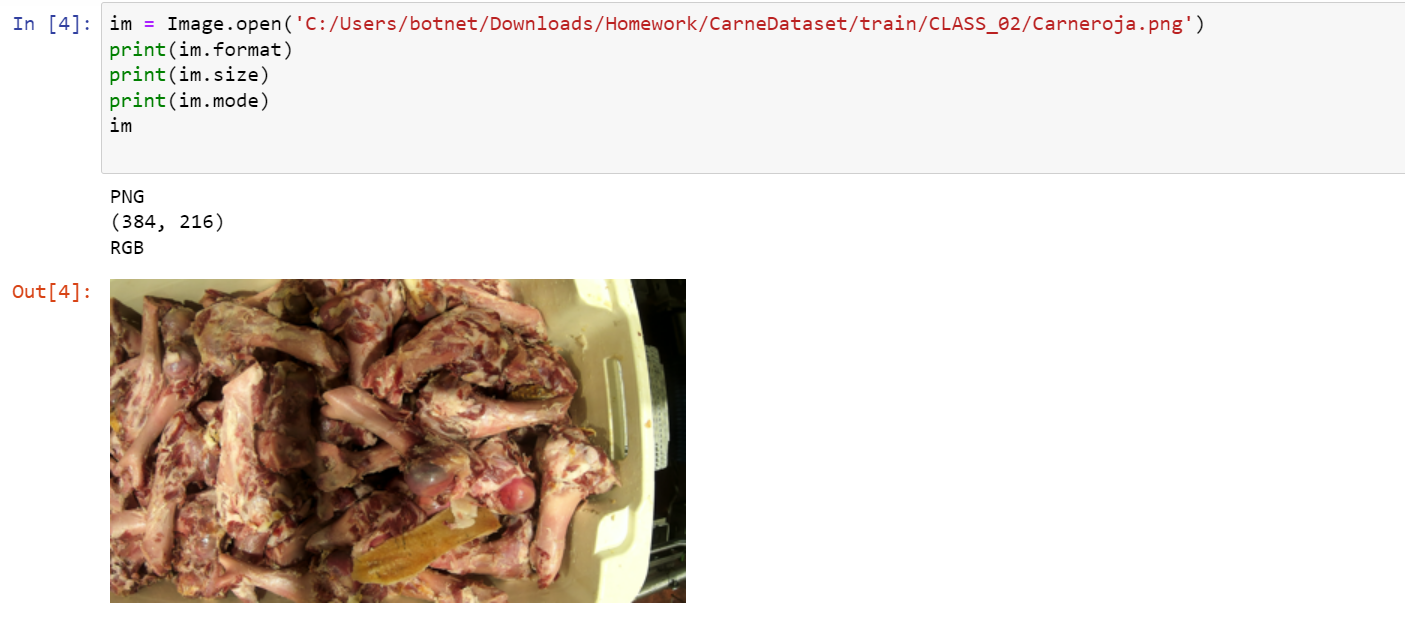
#> input picture Carne1.png, 1405 x 628 px, given in place of Carneroja.png, which was not available
$ jupyter execute --allow-errors recuperada.ipynb   (shell and % lines are left out)
#> lines starting #> are read from the running program, lines starting #| are printed output that depends on the picture; pictures that were not available may be replaced by others from this repository, and a replacement may not be noted
[cell 1]
import os
print(os.listdir("C:/Users/botnet/Downloads/Homework/CarneDataset"))

[cell 2]
import os
print(os.listdir("C:/Users/botnet/Downloads/Homework/CarneDataset/train"))
import tensorflow as tf
import tensorflow as tf
#> (the rest of this cell did not finish here and is left out)

[cell 3]
from PIL import Image
import numpy as np

im = np.array(Image.open('C:/Users/botnet/Downloads/Homework/CarneDataset/train/CLASS_02/Carneroja.png'))
#> im is the input picture: shape (628, 1405, 4); mean R, G, B, A 227.9, 219.8, 213, 255

im_R = im.copy()
im_R[:, :, (1, 2)] = 0
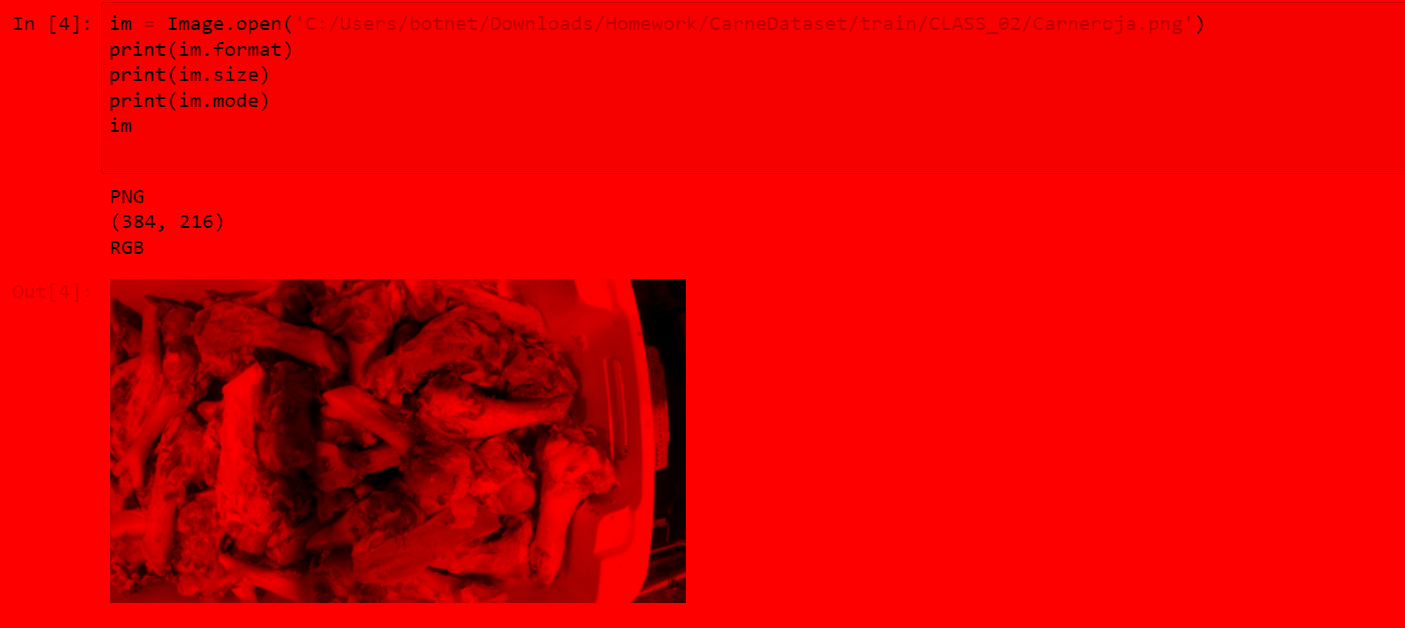
#> im_R: shape (628, 1405, 4); mean R, G, B, A 227.9, 0, 0, 255
im_G = im.copy()
im_G[:, :, (0, 2)] = 0
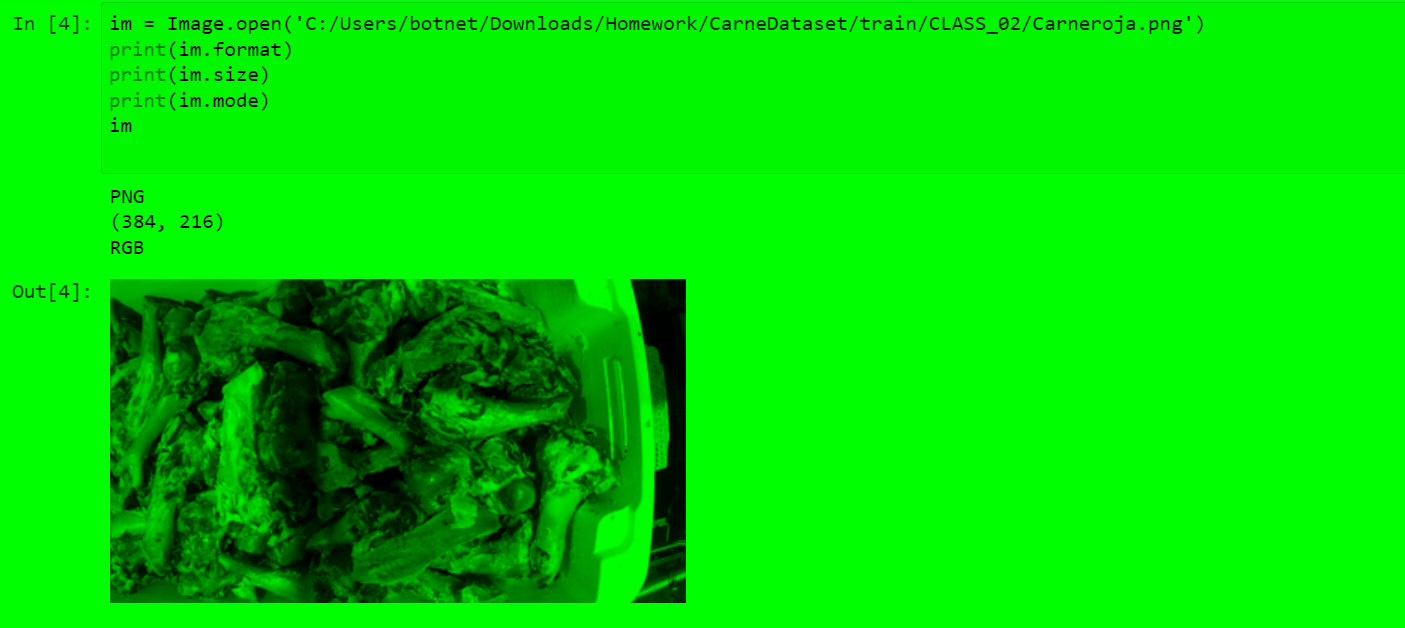
#> im_G: shape (628, 1405, 4); mean R, G, B, A 0, 219.8, 0, 255
im_B = im.copy()
im_B[:, :, (0, 1)] = 0
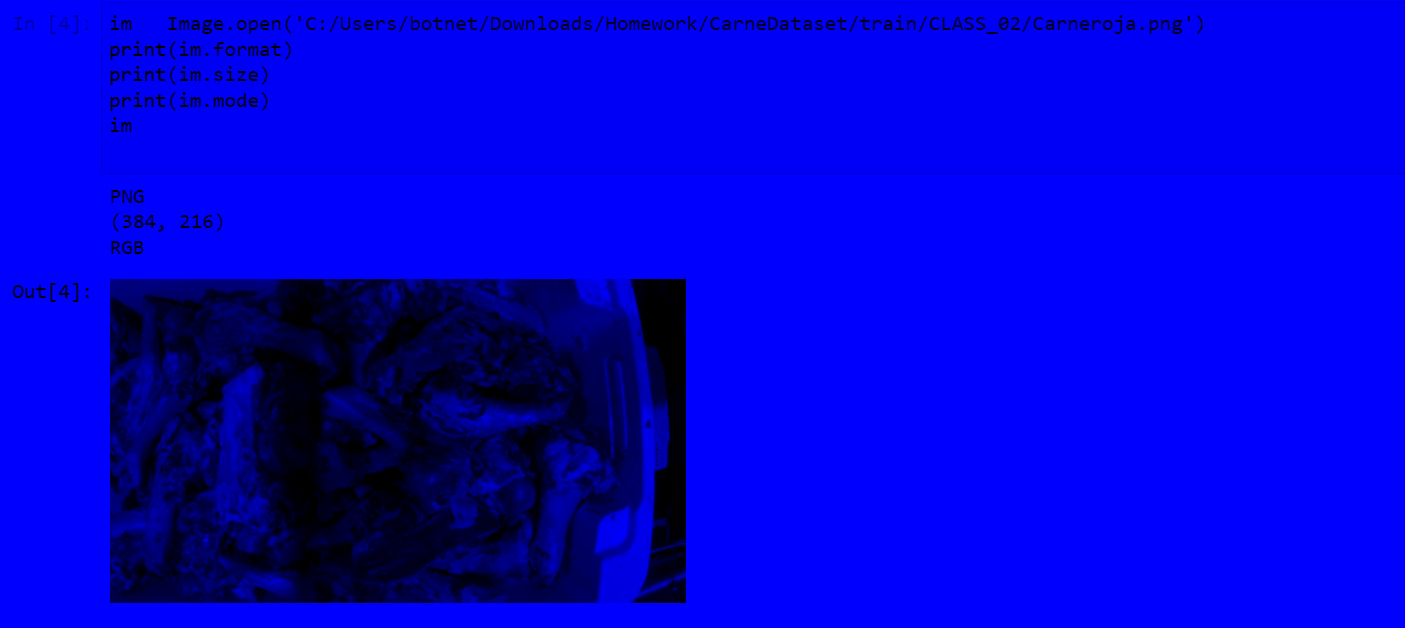
#> im_B: shape (628, 1405, 4); mean R, G, B, A 0, 0, 213, 255

im_RGB = np.concatenate((im_R, im_G, im_B), axis=1)
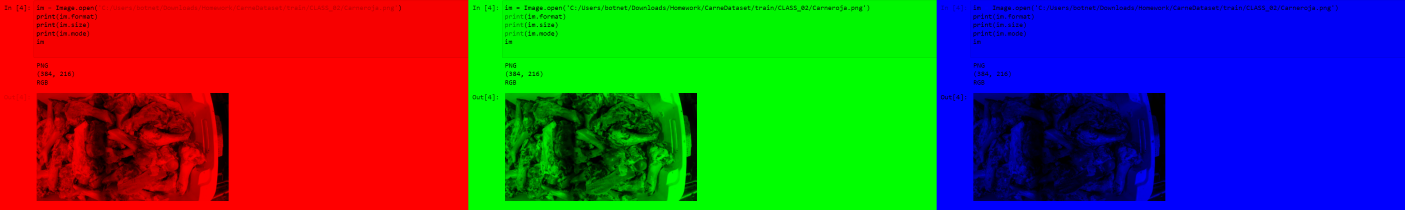
#> im_RGB: shape (628, 4215, 4) (shown at 1/3 size); mean R, G, B, A 76, 73.3, 71, 255

pil_img = Image.fromarray(im_RGB)
#pil_img.save('carneprocesada2.jpg')

[cell 4]
from PIL import Image
import numpy as np

im = np.array(Image.open('C:/Users/botnet/Downloads/Homework/CarneDataset/train/CLASS_02/Carneroja.png'))

im_R = im.copy()
im_R[:, :, (1, 2)] = 0
im_G = im.copy()
im_G[:, :, (0, 2)] = 0
im_B = im.copy()
im_B[:, :, (0, 1)] = 0

im_RGB = np.concatenate((im_R, im_G, im_B), axis=1)

pil_img = Image.fromarray(im_RGB)
pil_img.save('Carneroja2.png')

[cell 5]
from PIL import Image
import numpy as np

im = np.array(Image.open('C:/Users/botnet/Downloads/Homework/CarneDataset/train/CLASS_02/Carneroja.png'))

im_R = im.copy()
im_R[:, :, (1, 2)] = 0
im_G = im.copy()
from PIL import Image
import numpy as np

im = np.array(Image.open('C:/Users/botnet/Downloads/Homework/CarneDataset/train/CLASS_02/Carneroja.png'))

im_R = im.copy()
im_R[:, :, (1, 2)] = 0
im_G = im.copy()
im_G[:, :, (0, 2)] = 0
im_B = im.copy()
im_B[:, :, (0, 1)] = 0

im_RGB = np.concatenate((im_R, im_G, im_B), axis=1)

pil_img = Image.fromarray(im_RGB)
pil_img.save('Carneroja1.png')

im_G[:, :, (0, 2)] = 0
im_B = im.copy()
im_B[:, :, (0, 1)] = 0

im_RGB = np.concatenate((im_R, im_G, im_B), axis=1)

pil_img = Image.fromarray(im_RGB)
pil_img.save('Carneroja1.png')

[cell 6]
from PIL import Image
import numpy as np
from matplotlib import pyplot as plt

[cell 7]
im = Image.open('C:/Users/botnet/Downloads/Homework/CarneDataset/train/CLASS_02/Carneroja.png')
print(im.format)
#| PNG
print(im.size)
#| (1405, 628)
print(im.mode)
#| RGBA
im

[cell 8]
foto = Image.open('C:/Users/botnet/Downloads/Homework/CarneDataset/train/CLASS_02/Carneroja.png')
foto
foto_gris = foto.convert('L')
foto_gris

[cell 9]
image_directory = 'C:/Users/botnet/Downloads/Homework/CarneDataset/train/CLASS_02';
from pathlib import Path
from PIL import Image
import matplotlib.pyplot as plt
#import im.img_qc as img_qc
# parameters for matplotlib to increase our default figure size -- NOTE: figure sizes are in INCHES
plt.rcParams["figure.figsize"] = (100,100) # set as needed for your screen and eyes
# on a high-dpi monitor this will increase the quality of plots on-screen
# get image_paths for PNG images
image_paths = Path(image_directory).glob('*.png')
image_paths
# get image_paths list
image_paths_list = list(image_paths)
image_paths_list
# try to get sorted image_paths list
image_paths_list = sorted(image_paths)
image_paths_list
# get image_paths for TIFF images
image_paths = Path(image_directory).glob('*.png')
image_paths_list = sorted(image_paths)
image_paths_list
# open first image in our list
image = Image.open(image_paths_list[0]) # list slicing
# show image
plt.imshow(image)

[cell 10]
from matplotlib.pyplot import subplot, imshow, title
from matplotlib.image import imread

# Importing the image
I = imread("C:/Users/botnet/Downloads/Homework/CarneDataset/train/CLASS_02/Carneroja.png");
subplot(2, 3, 1),
imshow(I);
title("Original image");


def strel(param, param1, param2):
    pass


se = strel("line", 7, 7);


def imdilate(I, se):
    pass


dilate = imdilate(I, se);
subplot(2, 3, 2),
#> (the rest of this cell did not finish here and is left out)

[cell 11]
import numpy as np
import pandas as pd
import matplotlib.pyplot as plt
import keras

from sklearn.model_selection import train_test_split
from keras.utils import to_categorical

from keras.models import Sequential
from keras.layers import Conv2D, MaxPooling2D
from keras.layers import Dense, Dropout
from keras.layers import Flatten, BatchNormalization
#> (the rest of this cell did not finish here and is left out)

[cell 12]
original = np.asarray(foto_gris)
binarizada = original < 1000
#> binarizada: shape (628, 1405) bool; every value is 1
print(binarizada)
#> (printed output is left out)
foto_bin = Image.fromarray(binarizada)
#> foto_bin: PIL image 1405x628 1; every value is 1
foto_bin

[cell 13]
plt.plot(foto_gris.histogram())
#> figure, not shown here; curve peaks at x = 255, y = 466038

[cell 14]
import os
print(os.listdir("C:/Users/botnet/Downloads/Homework/CarneDataset/train/CLASS_02"))
print(os.listdir("C:/Users/botnet/Downloads/Homework/CarneDataset/train/CLASS_03"))
print(os.listdir("C:/Users/botnet/Downloads/Homework/CarneDataset/train/CLASS_04"))
print(os.listdir("C:/Users/botnet/Downloads/Homework/CarneDataset/train/CLASS_05"))
print(os.listdir("C:/Users/botnet/Downloads/Homework/CarneDataset/train/CLASS_06"))
print(os.listdir("C:/Users/botnet/Downloads/Homework/CarneDataset/train/CLASS_07"))
print(os.listdir("C:/Users/botnet/Downloads/Homework/CarneDataset/train/CLASS_08"))

[cell 15]
from os import path
from pathlib import Path
from ipywidgets import Output, Button, Layout, HBox
from IPython.display import Image, display, clear_output
classes = ["pollo", "carne"]

# store path and search for .jpg images in path
path = Path("C:/Users/botnet/Downloads/Homework/CarneDataset/train/CLASS_02")
images = [img.name for img in path.glob("*.png")]

# set up empty dict for labels and initial position
labels = {}
position = 0

#> (a cell that did not finish here is left out)

[cell 17]
from tensorflow.keras import layers
from tensorflow.keras import Model
from tensorflow.keras.preprocessing.image import ImageDataGenerator
from tensorflow.keras.optimizers import RMSprop

#> (a cell that did not finish here is left out)

[cell 19]
import os
print(os.listdir("C:/Users/botnet/Downloads/Homework/CarneDataset/train/CLASS_02"))
print(os.listdir("C:/Users/botnet/Downloads/Homework/CarneDataset/train/CLASS_03"))
print(os.listdir("C:/Users/botnet/Downloads/Homework/CarneDataset/train/CLASS_04"))
print(os.listdir("C:/Users/botnet/Downloads/Homework/CarneDataset/train/CLASS_05"))
print(os.listdir("C:/Users/botnet/Downloads/Homework/CarneDataset/train/CLASS_06"))
print(os.listdir("C:/Users/botnet/Downloads/Homework/CarneDataset/train/CLASS_07"))
print(os.listdir("C:/Users/botnet/Downloads/Homework/CarneDataset/train/CLASS_08"))
#> (the rest of this cell did not finish here and is left out)

#> (a cell that did not finish here is left out)

#> (a cell that did not finish here is left out)

[cell 22]
import os
print(os.listdir("C:/Users/botnet/Downloads/Homework/CarneDataset/"))
import cv2
import re
import random
import numpy as np
import pandas as pd
from keras.preprocessing.image import ImageDataGenerator
from keras.preprocessing.image import img_to_array, load_img
from keras import layers, models, optimizers
from keras import backend as K
from sklearn.model_selection import train_test_split
img_width = 150
img_height = 150
TRAIN_DIR = 'C:/Users/botnet/Downloads/Homework/CarneDataset/train/CLASS_01, CLASS_02,  CLASS_03,  CLASS_04,  CLASS_05,  CLASS_06,  CLASS_07,  CLASS_08'
TEST_DIR = 'C:/Users/botnet/Downloads/Homework/CarneDataset/test/CLASS_01, CLASS_02,  CLASS_03,  CLASS_04,  CLASS_05,  CLASS_06,  CLASS_07,  CLASS_08'
#"C:\Users\botnet\Downloads\Homework\CarneDataset\test\CLASS_01"
train_images_carne_pollo = [TRAIN_DIR+i for i in os.listdir(TRAIN_DIR)] # use this for full dataset
test_images_carne_pollo = [TEST_DIR+i for i in os.listdir(TEST_DIR)]
def atoi(text):
    return int(text) if text.isdigit() else text

def natural_keys(text):
    return [ atoi(c) for c in re.split('(\d+)', text) ]
train_images_carne_pollo.sort(key=natural_keys)
train_images_carne_pollo = train_images_carne_pollo[0:13000] + train_images_carne_pollo[13500:23800]

test_images_carne_pollo.sort(key=natural_keys)
def prepare_data(list_of_images):
    """
    Returns two arrays:
        x is an array of resized images
        y is an array of labels
    """
    x = [] # images as arrays
    y = [] # labels

    for image in list_of_images:
        x.append(cv2.resize(cv2.imread(image), (img_width,img_height), interpolation=cv2.INTER_CUBIC))
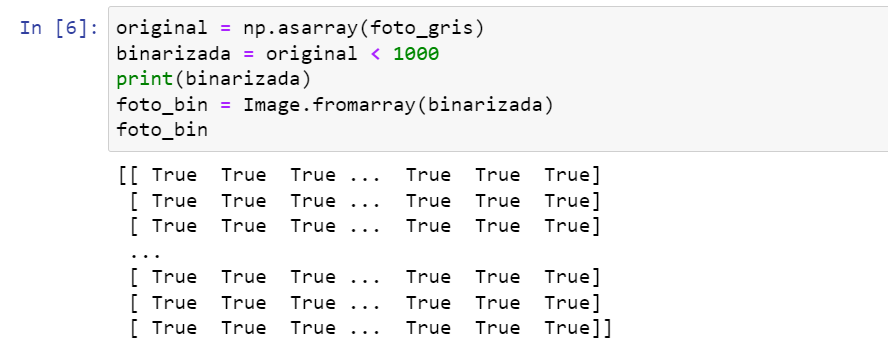
#> input picture Carne3.png, 888 x 360 px, given in place of ASS_04,  CLASS_05,  CLASS_06,  CLASS_07,  CLASS_08Carne1.png, which was not available

    for i in list_of_images:
        if 'carne' in i:
            y.append(1)
        elif 'pollo' in i:
            y.append(0)
        #else:
            #print('neither cat nor dog name present in images')

    return x, y

X, Y = prepare_data(train_images_carne_pollo)
#> X = 1 item; Y = []
print(K.image_data_format())
#> (this line was passed over: keras is not available in this run)
# First split the data in two sets, 80% for training, 20% for Val/Test)
#> (the rest of this cell did not finish here and is left out)

[cell 23]
import os
print(os.listdir("C:/Users/botnet/Downloads/Homework/CarneDataset/test"))

[cell 24]
import os

train_dir_content = os.listdir("C:/Users/botnet/Downloads/Homework/CarneDataset/train/CLASS_02")

print("Number of Classes :", len(train_dir_content))
print(train_dir_content)

[cell 25]
import os

train_dir_content = os.listdir("C:/Users/botnet/Downloads/Homework/CarneDataset/train/CLASS_02")

print("Number of Classes :", len(train_dir_content))

current_class_name = train_dir_content[0]
class_dir = os.path.join("C:/Users/botnet/Downloads/Homework/CarneDataset/train/CLASS_02", current_class_name)
images_in_class = os.listdir(class_dir)

print("Number of Samples in Class Named", current_class_name, ":" , len(images_in_class))

[cell 26]
import numpy
import keras
import matplotlib.pyplot
import os

train_dir_content = os.listdir("C:/Users/botnet/Downloads/Homework/CarneDataset/train/CLASS_02")

print("Number of Classes :", len(train_dir_content))

current_class_name = train_dir_content[0]
class_dir = os.path.join("C:/Users/botnet/Downloads/Homework/CarneDataset/train/CLASS_02", current_class_name)
images_in_class = os.listdir(class_dir)

print("Number of Samples in Class Named", current_class_name, ":" , len(images_in_class))

print("Number of Samples in Class Named", current_class_name, ":" , len(images_in_class))

image_file_dir = os.path.join(class_dir, images_in_class[0])

print("Image Directory:", image_file_dir)

#> (the rest of this cell did not finish here and is left out)

[cell 27]
import numpy
import keras
import os
import tensorflow as tf
from tensorflow.python import tf2
from keras import distribute


train_dir_content = os.listdir("C:/Users/botnet/Downloads/Homework/CarneDataset/Test")

print("Number of Classes :", len(train_dir_content))

dataset_array = []

#> (the rest of this cell did not finish here and is left out)

[cell 28]
import pandas as pd
import seaborn as sn
import matplotlib.pyplot as plt

data = {'y_Real':    [1,0,0,1,0,1,0,0,1,1,0,1,0,1,0,0,0,1,0,0,0,1,1,0,1,1,0,1,1,0,1,0,1,1,0,0,1,0,1,0,1,1,0,1,0,1,0,0,0,1,0,1,0,0,0,1,0,0,0,1,0,0,1,0,1,0,1,1,0,0,1,0,1,0,0,1,0,1,0,1,0,1,0,0,1,0,1,0,0,0,0,0,1,0,0,0,1,0,0,0,1,0,0,1,0,1,0,1,0,0,0,1,0,0,0,1,0,0,0,1,0,0,0,1,0,1,0,0,1,1,1,1,1,0,1,1,1,1,0,1,1,1,1,0,0,1,0,1,0,0,1,0,1,0,1,0,0,0,0,1,0,1,0,0,1,0,0,0,1,0,0,0,0,0,1,1,1,0,0,0,0,0,0,1,0,0,1,0,1,0,1,0,0,0,1,0,0,1,0,0,0,1,0,1,0,1,0,0,0,1,0,1,0,1,0,1,0,0,0,1,0,1,0,1,1,0,1,0,1,0,1,0,1,0,0,0,0,1,0,1,0,0,0,1,0,0,1,0,1,1,1,1,0,0,1,0,1,0,0,1,0,1,0,1,0,0,0,1,0,0,0,1,1,0,0,0,0,1,0,0,1,0,0,0,1,0,1,0,1,1,1,1,0,1,0,1,1,0,0,1,0,1,0,0,1,0,1,0,1,0,0],
        'y_Predecido': [1,0,0,1,0,1,1,0,1,0,0,1,0,1,0,1,0,0,0,1,0,0,1,0,1,1,1,1,0,0,1,0,1,1,0,1,0,1,0,1,0,1,0,1,0,0,0,1,0,0,1,0,1,0,0,1,0,1,0,1,0,0,0,1,0,0,0,1,0,0,0,1,0,0,1,1,0,0,1,0,0,0,1,0,0,0,1,0,0,1,0,1,0,1,1,0,0,1,0,1,0,0,1,0,1,0,1,0,0,1,0,1,0,0,1,1,0,1,0,1,0,0,0,1,0,0,0,1,1,1,1,1,0,1,0,1,1,0,0,1,0,1,0,0,1,0,1,0,1,0,0,1,0,0,1,0,0,1,0,1,0,0,0,1,0,1,1,1,0,0,1,0,1,0,0,1,0,1,0,0,0,0,0,1,0,0,0,1,0,0,0,1,0,0,0,1,0,1,0,0,1,1,0,1,0,1,0,0,0,1,0,0,0,1,0,0,0,1,0,0,0,1,0,1,0,0,0,1,0,0,1,0,0,1,0,0,0,1,0,1,0,1,0,0,1,0,1,0,1,1,1,1,0,1,0,0,1,0,1,0,1,0,1,0,1,0,0,0,0,0,1,1,0,1,0,0,1,0,1,0,0,1,0,1,0,1,0,1,1,1,1,0,0,1,0,1,0,0,1,0,1,0,1,0,0,0,1,0,0,1,0]
        }

df = pd.DataFrame(data, columns=['y_Real','y_Predecido'])
confusion_matrix = pd.crosstab(df['y_Real'], df['y_Predecido'], rownames=['Real'], colnames=['Predecido'], margins = True)

sn.heatmap(confusion_matrix, annot=True)
plt.show()
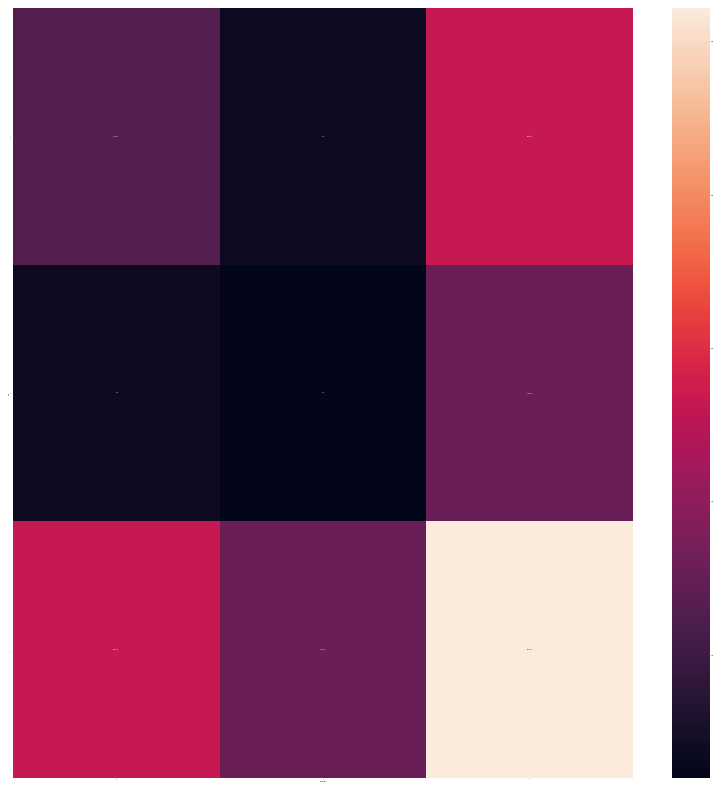
#> figure drawn by matplotlib, 2 panels
